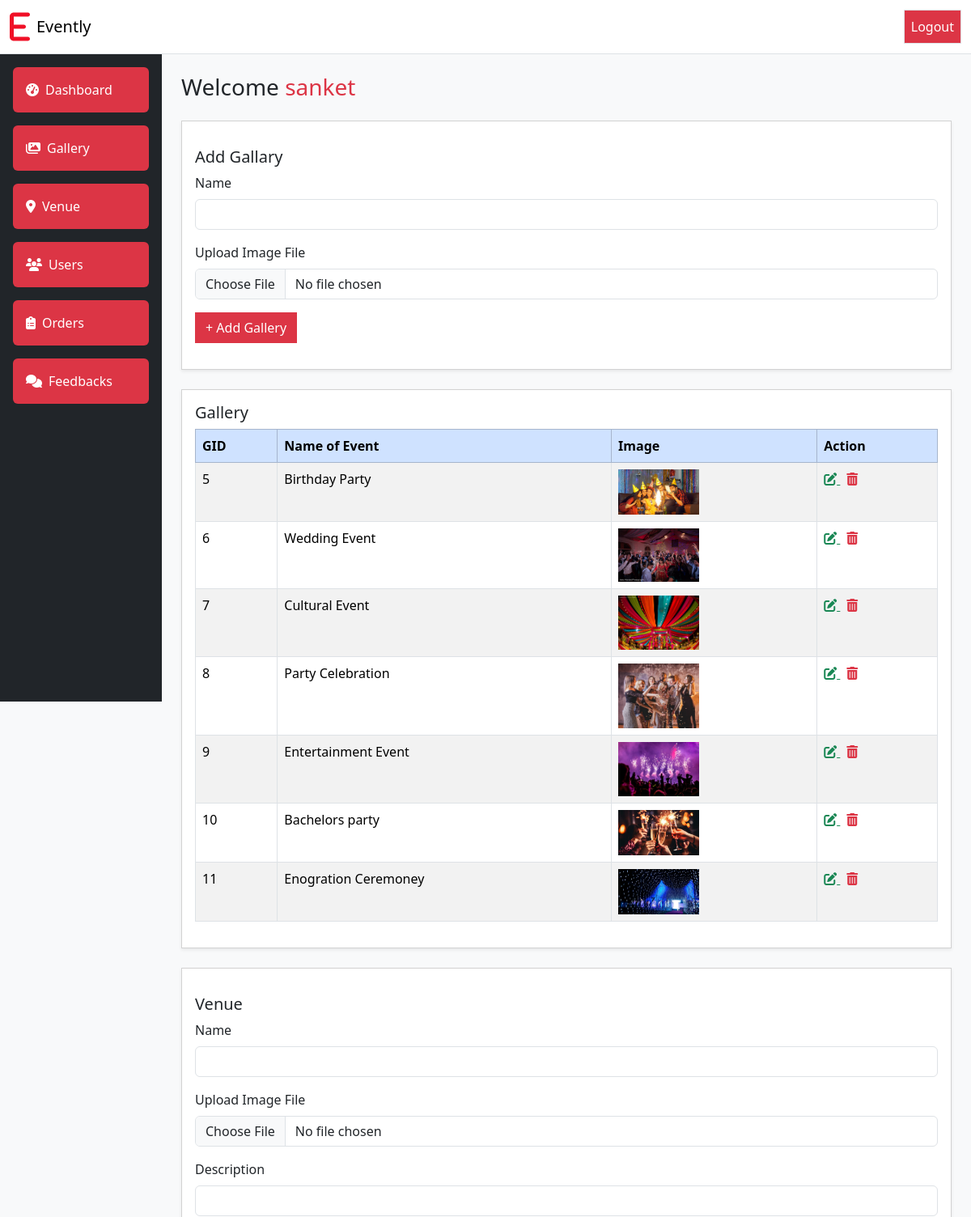
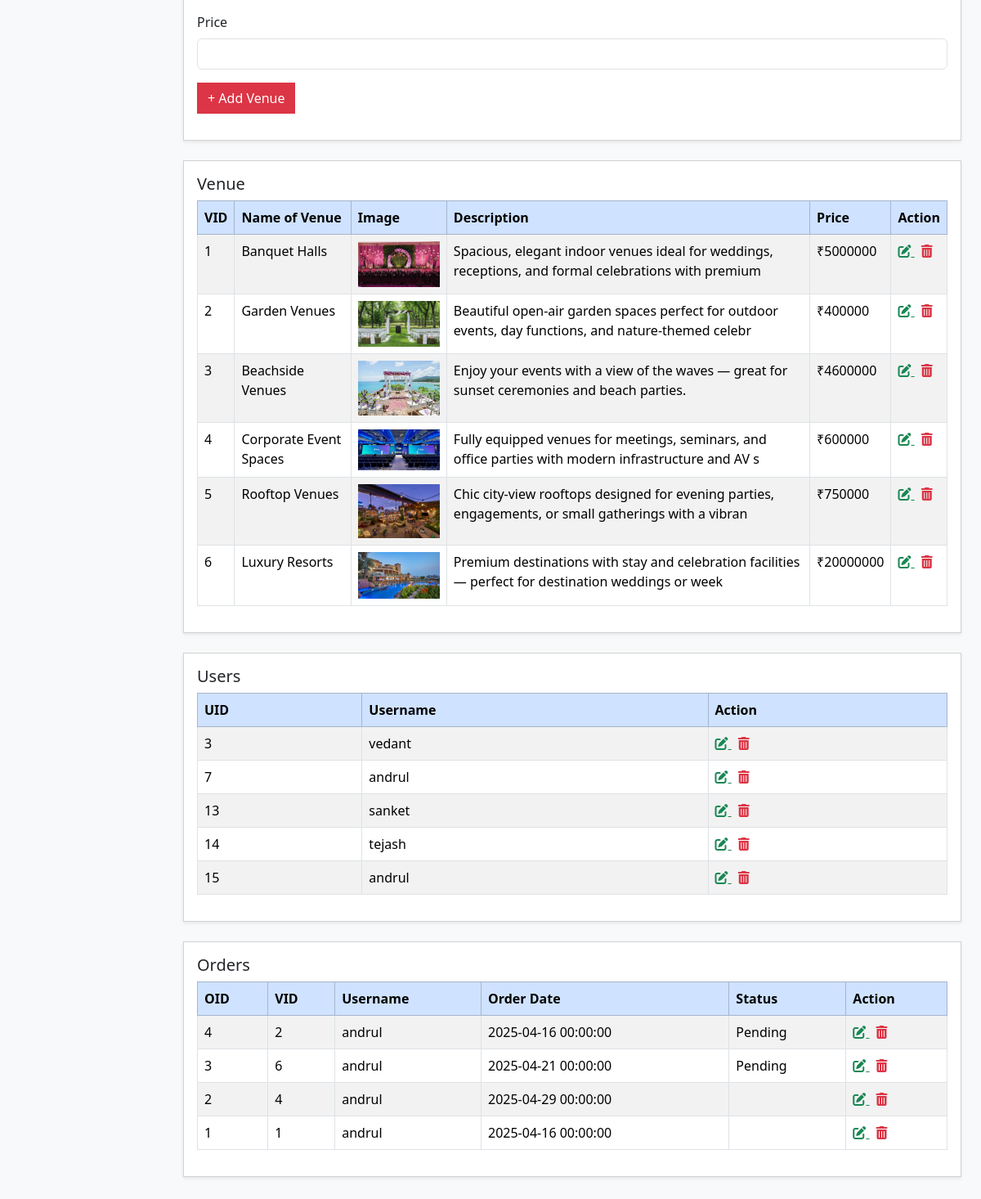
The app's page /admin/dashboard.php (signed in) with its own data (2 pictures, top to bottom).
### tables this page shows
CREATE TABLE `gallery` (
  `gid` int(30) NOT NULL,
  `gname` varchar(30) NOT NULL,
  `gimage` varchar(100) NOT NULL
);

CREATE TABLE `venue` (
  `vid` int(10) NOT NULL,
  `vname` varchar(30) NOT NULL,
  `vimage` varchar(100) NOT NULL,
  `vdesc` varchar(100) NOT NULL,
  `vprice` int(50) NOT NULL
);

CREATE TABLE `users` (
  `id` int(11) NOT NULL,
  `username` varchar(30) NOT NULL,
  `email` varchar(30) NOT NULL,
  `password` varchar(255) NOT NULL,
  `cpassword` varchar(255) NOT NULL,
  `dt` datetime NOT NULL DEFAULT current_timestamp()
);

CREATE TABLE `cart` (
  `oid` int(30) NOT NULL,
  `vid` int(30) NOT NULL,
  `vname` varchar(30) NOT NULL,
  `odate` datetime NOT NULL,
  `status` varchar(10) NOT NULL
);

### admin/includes/get-venue.php (the view)
<?php
include 'includes/config.php';
$sql = "SELECT * FROM venue";
$result = mysqli_query($conn, $sql);
while ($row = $result->fetch_assoc()) {
    $vid = $row['vid'];
    $vname = $row['vname'];
    $vimage = $row['vimage'];
    $vdesc = $row['vdesc'];
    $vprice = $row['vprice'];
    echo "
        <tr>
            <td>$vid</td>
            <td>$vname</td>
            <td><img src='images/$vimage' alt='$vname' style='width: 100px; height: auto;'></td>
            <td>$vdesc</td>
            <td>₹$vprice</td>
            <td>
                <a href='edit-venue.php?id=$vid' class='text-success me-2' title='Edit'>
                    <i class='fas fa-edit'></i>
                </a>
                <a href='delete-venue.php?id=$vid' class='text-danger' title='Delete' onclick='return confirm(\"Are you sure you want to delete this venue?\")'>
                    <i class='fas fa-trash-alt'></i>
                </a>
            </td>
        </tr>";
}
?>

### admin/includes/get-gallery.php
<?php
    include 'includes/config.php';
    $sql = "SELECT * FROM gallery";
    $result = mysqli_query($conn, $sql);
    while ($row = $result->fetch_assoc()) {
    $gid = $row['gid'];
    $gname = $row['gname'];
    $gimage = $row['gimage'];
    echo "
        <tr>
            <td>$gid</td>
            <td>$gname</td>
            <td><img src='images/$gimage' alt='$gname' style='width: 100px; height: auto;'></td>
            <td>
                <a href='edit.php?id=$gid' class='text-success me-2' title='Edit'>
                    <i class='fas fa-edit'></i>
                </a>
                <a href='delete.php?id=$gid' class='text-danger' title='Delete' onclick='return confirm(\"Are you sure?\")'>
                    <i class='fas fa-trash-alt'></i>
                </a>
            </td>
        </tr>";
}
?>

### admin/includes/get-users.php
<?php
    include 'includes/config.php';
    $sql = "SELECT * FROM users";
    $result = mysqli_query($conn, $sql);
    while ($row = $result->fetch_assoc()) {
    $id = $row['id'];
    $username = $row['username'];
    echo "
        <tr>
            <td>$id</td>
            <td>$username</td>
            <td>
                <a href='edit.php?id=$id' class='text-success me-2' title='Edit'>
                    <i class='fas fa-edit'></i>
                </a>
                <a href='delete.php?id=$id' class='text-danger' title='Delete' onclick='return confirm(\"Are you sure?\")'>
                    <i class='fas fa-trash-alt'></i>
                </a>
            </td>
        </tr>";
}
?>

### admin/includes/get-order.php
<?php
include 'includes/config.php';
$sql = "SELECT * FROM cart ORDER BY oid DESC";
$result = mysqli_query($conn, $sql);
while ($row = $result->fetch_assoc()) {
    $oid = $row['oid'];
    $vid = $row['vid'];
    $username = $row['vname'];
    $odate = $row['odate'];
    $status = ucfirst($row['status']);
    echo "
        <tr>
            <td>$oid</td>
            <td>$vid</td>
            <td>$username</td>
            <td>$odate</td>
            <td>$status</td>
            <td>
                <a href='update-order.php?oid=$oid' class='text-success me-2' title='Update Status'>
                    <i class='fas fa-edit'></i>
                </a>
                <a href='delete-order.php?oid=$oid' class='text-danger' title='Delete' onclick='return confirm(\"Are you sure you want to delete this order?\")'>
                    <i class='fas fa-trash-alt'></i>
                </a>
            </td>
        </tr>";
}
?>

### records on screen
gallery: gid "5", gname "Birthday Party", gimage (picture)
gallery: gid "6", gname "Wedding Event", gimage (picture)
gallery: gid "7", gname "Cultural Event", gimage (picture)
gallery: gid "8", gname "Party Celebration", gimage (picture)
gallery: gid "9", gname "Entertainment Event", gimage (picture)
gallery: gid "10", gname "Bachelors party", gimage (picture)
gallery: gid "11", gname "Enogration Ceremoney", gimage (picture)
venue: vid "1", vname "Banquet Halls", vimage (picture), vdesc "Spacious, elegant indoor venues ideal for weddings, receptions, and formal celebrations with premium", vprice "5000000"
venue: vid "2", vname "Garden Venues", vimage (picture), vdesc "Beautiful open-air garden spaces perfect for outdoor events, day functions, and nature-themed celebr", vprice "400000"
venue: vid "3", vname "Beachside Venues", vimage (picture), vdesc "Enjoy your events with a view of the waves — great for sunset ceremonies and beach parties.", vprice "4600000"
venue: vid "4", vname "Corporate Event Spaces", vimage (picture), vdesc "Fully equipped venues for meetings, seminars, and office parties with modern infrastructure and AV s", vprice "600000"
venue: vid "5", vname "Rooftop Venues", vimage (picture), vdesc "Chic city-view rooftops designed for evening parties, engagements, or small gatherings with a vibran", vprice "750000"
venue: vid "6", vname "Luxury Resorts", vimage (picture), vdesc "Premium destinations with stay and celebration facilities — perfect for destination weddings or week", vprice "20000000"
users: id "3", username "vedant"
users: id "7", username "andrul"
users: id "13", username "sanket"
users: id "14", username "tejash"
users: id "15", username "andrul"
cart: oid "4", vid "2", vname "andrul", odate "2025-04-16 00:00:00", status "Pending"
cart: oid "3", vid "6", vname "andrul", odate "2025-04-21 00:00:00", status "Pending"
cart: oid "2", vid "4", vname "andrul", odate "2025-04-29 00:00:00"
cart: oid "1", vid "1", vname "andrul", odate "2025-04-16 00:00:00"

### other values on screen
$_SESSION['username'] "sanket"
